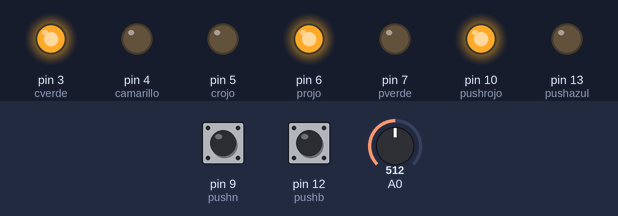
This sketch was run on a simulated Arduino Uno, built with avr-gcc and run on an emulated ATmega328P. On the bench: output pins drawn as LEDs (lit = HIGH). Dashed ring = blinking. Inputs (shaded band) come from the test bench; at power-on: A0 = 512, pin 9 (pushn) LOW, pin 12 (pushb) HIGH.

Above: at 15.6 s.
15.7 s: A0 set to 0
At 18.7 s:
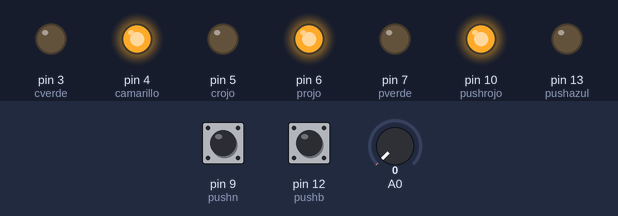
29.7 s: pin 9 (pushn) pulled HIGH for 3 s
At 30.6 s:
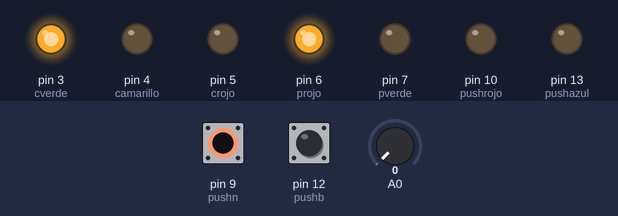
40.8 s: A0 set to 16
At 41.12 s:
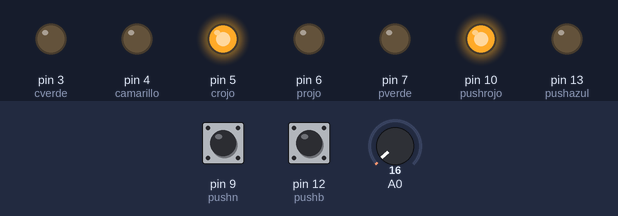
51.9 s: pin 12 (pushb) pulled LOW for 3 s
At 52.26 s:
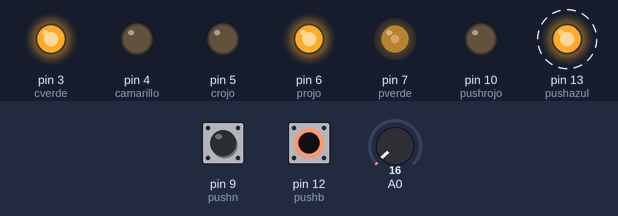
63.0 s: A0 set to 306
74.1 s: A0 set to 511
Timing chart, 0 to 86.2 s (numbered marks = the images above; inputs shaded):
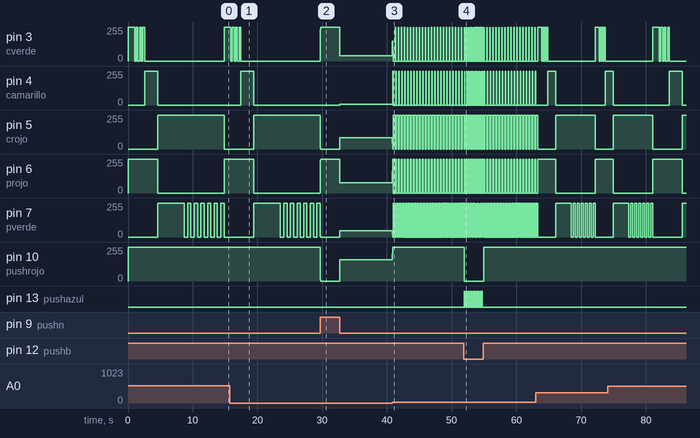

Measured:
- after the input at 29.7 s, pin 3 (cverde): 0/255 → 255/255 at once, → 41/255 3.0 s later; pin 4 (camarillo): 0/255 → 6/255 after 3.0 s instead of 0.04 s; pin 5 (crojo): 255/255 → 0/255 at once, → 85/255 3.0 s later; pin 6 (projo): 0/255 → 255/255 at once, → 77/255 3.0 s later; pin 7 (pverde): 255/255 → 0/255 at once, → 48/255 3.0 s later
- after the input at 40.8 s, pin 4 (camarillo): 6/255 → 0/255 after 0.06 s, then repeats every 0.46 s: 255/255 0.06 s, 0/255 0.40 s; pin 5 (crojo): 85/255 → 43/255 at once, then moves between 0/255 and 255/255, repeating every 0.93 s
- after the input at 51.9 s, pin 10 (pushrojo): 255/255 → 0/255 at once, → 255/255 3.0 s later; pin 13 (pushazul): alternates HIGH for 0.08 s and LOW for 0.19 s, 22 changes in all, then stays LOW, starting at once

The sketch:

Semaforo.ino
```cpp
/* En el siguiente programa se muestra un ejemplo de semaforo durmiente con Leds.
Se tienen 2 semaforos, el de automoviles que cuenta con 3 leds (verde, amarillo y rojo) y
  el semaforo de peatones que cuenta con 2 leds (verde y rojo).
Se inicia con el led verde de los automoviles encendido y el led rojo de los peatones apagado.
Se muestran 2 casos:
  1.- Al presionar el boton blanco se enciende un led azul indicando que ya se presiono el boton.
      A continuacion el led verde de los automoviles empieza a parpadear y se apaga,
      el led rojo de los peatones se apaga al igual que el led azul del boton,
      el led amarillo de los automoviles se enciende al igual que el led verde de los peatones,
      el led amarillo de los automoviles se apaga y se enciende el led rojo de los automoviles,
      posteriormente parpadea el led verde de los peatones y se apaga al igual que
      el led rojo de los automoviles,
      y se vuelven a encender el led verde de los automoviles y el led rojo de los peatones,
      hasta que se vuelva a presionar un boton.
  2.- Al perionar el boton negro se enciende un led rojo indicando que ya se presiono el boton.
      Tiene un funcionamiento parecido al primer caso, dado que funciona igual hasta
      el momento en que se apaga el led verde de los automoviles y el led rojo de los peatones,
      posterior a eso los tiempos se incrimentan al doble que en el caso anterior dado que es un
      semaforo pensado en personas con capacidades diferentes que tardan mayor tiempo en
      cruzar la calle, otra diferencia es que el led rojo del boton permanece prendido hasta que
      el led verde de los automoviles y el led rojo de los peatones vuelven a estar encendidos.

Asi mismo se agrego un potenciometro para regular la velocidad del funcionamiento de los semaforos,
  depemdiendo de donde se encuentre situado funcionará más rápido o lento.
      */
//Variables
int crojo = 5;      //led rojo de los automoviles
int camarillo = 4;  //led amarillo de los automoviles
int cverde = 3;     //led verde de los automoviles
int projo = 6;      //led rojo de los peatones
int pverde = 7;     //led verde de los peatones
int pushrojo = 10;  //led rojo del boton
int pushazul = 13;  //led azul del boton
int pushn = 9;      //boton negro
int pushb = 12;     //boton blanco
int frec = 1000;    //variable de frecuencia de la duracion de los leds

void setup() {      //codigo de inicio
  pinMode(crojo, OUTPUT);       //pin de salida
  pinMode(camarillo, OUTPUT);   //pin de salida
  pinMode(cverde, OUTPUT);      //pin de salida
  pinMode(projo, OUTPUT);       //pin de salida
  pinMode(pverde, OUTPUT);      //pin de salida
  pinMode(pushrojo, OUTPUT);    //pin de salida
  pinMode(pushazul, OUTPUT);    //pin de salida
  pinMode(pushb, INPUT);        //pin de entrada
  pinMode(pushn, INPUT);        //pin de entrada
}

void loop() {     //codigo principal
  frec = analogRead(A0); //se asigna el valor del potenciometro como frecuencia
  digitalWrite(projo, HIGH);              //led encendido
  digitalWrite(cverde, HIGH);             //led encendido
  if (digitalRead(pushb) == LOW) {        //si el boton blanco es presionado
      digitalWrite(pushazul, HIGH);       //encender led azul del boton
      activaCambio();                     //inicia la funcion activaCambio()
      cambioSemaforo();                   //inicia la funcion cambioSemaforo()
  } else if (digitalRead(pushn) == LOW) { // ...si no, si el boton negro es presionado
      digitalWrite(pushrojo, HIGH);       //encender el led rojo
      activaCambio();                     //inicia la funcion activaCambio()
      frec = frec * 2;                    //duplicar la frecuencia
      cambioSemaforo();                   //inicia la funcion cambioSemaforo()
  }
}

void activaCambio() {
  delay(frec * 2);                //Esperar el periodo de frecuencia * 2
  for (int i = 0; i < 3; i++) {
    digitalWrite(cverde, LOW);    //Apagar led
    delay(frec / 2);
    digitalWrite(cverde, HIGH);   //Encender led
    delay(frec / 2);
  }
}
void cambioSemaforo(){
  digitalWrite(pushazul, LOW);    //Apagar led
  digitalWrite(cverde, LOW);      //Apagar led
  digitalWrite(camarillo, HIGH);  //Encender led
  delay(frec * 2);
  digitalWrite(camarillo, LOW);   //Apagar led
  digitalWrite(projo, LOW);       //Apagar led
  digitalWrite(pverde, HIGH);     //Encender led
  digitalWrite(crojo, HIGH);      //Encender led
  delay(frec * 4);
  for (int i = 0; i < 6; i++) {
    digitalWrite(pverde, LOW);    //Apagar led
    delay(frec / 2);
    digitalWrite(pverde, HIGH);   //Encender led
    delay(frec / 2);
  }
  digitalWrite(pverde, LOW);      //Apagar led
  digitalWrite(crojo, LOW);       //Apagar led
  digitalWrite(pushrojo, LOW);    //Apagar led
}
```
